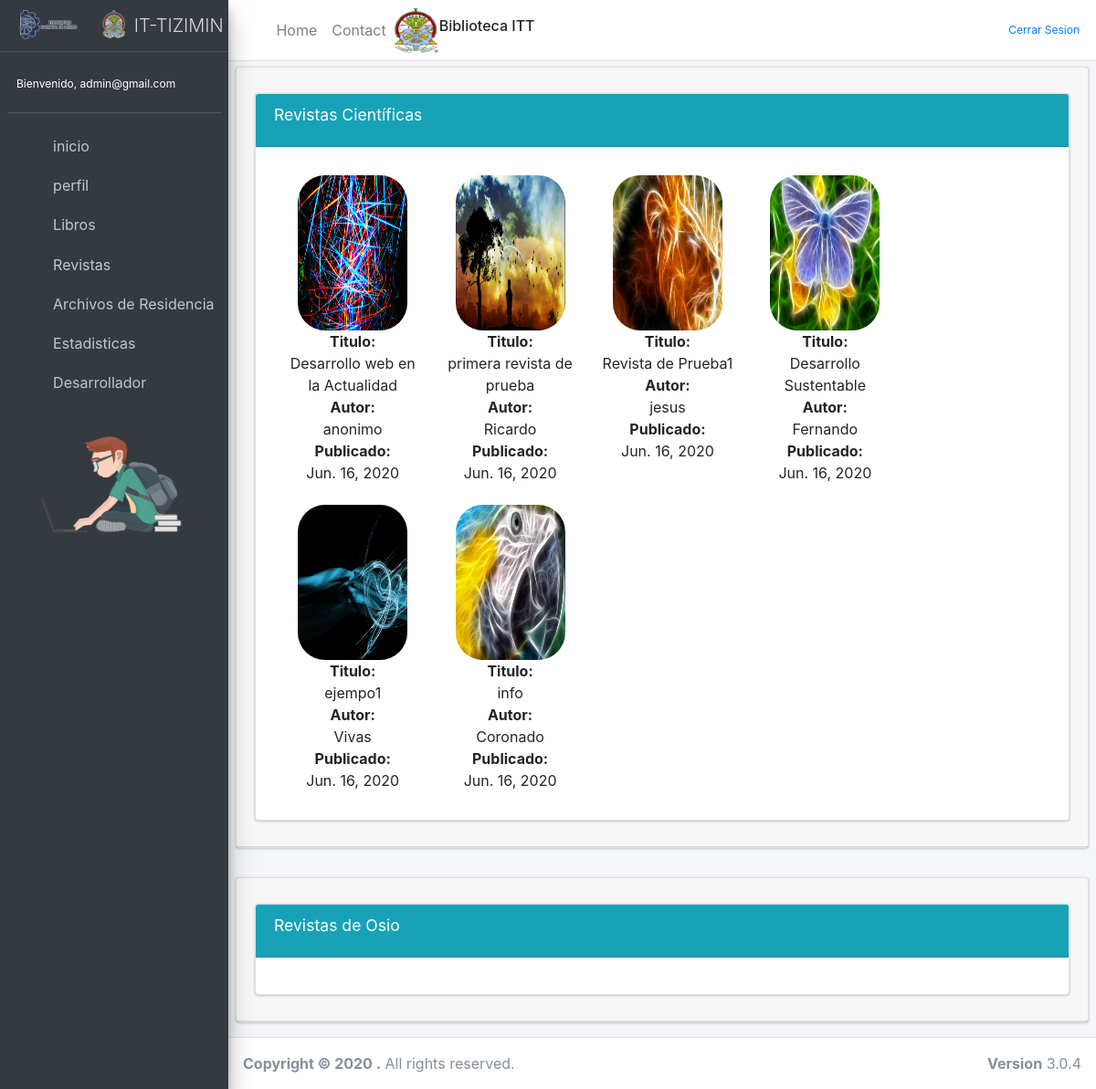
The app's page /revistas/ (signed in) with its own data.
### Alumnos/models.py (models this page shows, shortened)
class MyUser(AbstractBaseUser):
    email = models.EmailField(verbose_name='email address', max_length=255, unique=True,)
    matricula = models.IntegerField(unique=True, validators=[MaxValueValidator(99999999)])
    nombre = models.CharField(max_length=50)
    apellido_paterno = models.CharField(max_length=50)
    apellido_materno = models.CharField(max_length=50)
    carrera = models.CharField(max_length=50)
    semestre = models.IntegerField( validators=[MaxValueValidator(10)])
    edad = models.IntegerField()
    genero = models.CharField(max_length=50)
    is_active = models.BooleanField(default=True)
    is_admin = models.BooleanField(default=False)
    objects = MyUserManager()
    USERNAME_FIELD = 'email'
    REQUIRED_FIELDS = ['matricula', 'nombre', 'apellido_paterno', 'apellido_materno', 'carrera', 'semestre', 'edad', 'genero']
    def __str__(self):
        return self.email

class RevistaCientifica(models.Model):
    titulo = models.CharField(max_length=100)
    autor = models.CharField(max_length=100)
    fecha = models.DateField()
    portada = models.ImageField(upload_to="RevistaCientifica/portadas")
    link = models.URLField()
    class Meta:
        verbose_name = "RevistaCientifica"
        verbose_name_plural = "RevistaCientificas"

### Alumnos/views.py (the view)
# urls.py: path('revistas/', revistas, name="revistas"),
@login_required(login_url='loginPage')
def revistas(request):
    revistas = RevistaCientifica.objects.all()
    osio = RevistaOsio.objects.all()
    return render(request, 'Alumnos/revistas.html',{
        'revistas':revistas,
        'osio':osio
    })

### Alumnos/templates/Alumnos/revistas.html (shortened to what this page needs)
{% extends "Alumnos/home.html" %}
{% load static %}
{% block contenido %}
<div class="content-wrapper">
        <section class="content">
                <div class="row">
                        <div class="col-12">
                                <div class="card">
                                      <div class="card-header">
                                        <div class="card card-info">
                                          <div class="card-header">
                                            <h3 class="card-title">Revistas Científicas</h3>
                                          </div>
                                        <div class="card-body">
                                              <section id="container">
                                                    <div class="careers">
                                                          <div class="news-feed">
                                                              <div class="catalog">
                                                                    {% for a in revistas %}
                                                                        <li>
                                                                            <a href="{{a.link}}" ><img src="{{a.portada.url}}" alt="" /></a>
                                                                            <strong>Titulo:</strong><a>{{a.titulo}}</a>
                                                                            <strong>Autor:</strong><a>{{a.autor}}</a>
                                                                            <strong>Publicado:</strong><a>{{a.fecha}}</a>
                                                                        </li>
                                                                    {% endfor %}
                                                              </div>
                                                          </div>
                                                    </div>
                                              </section>
                                        </div>
                                        </div>
                                </div>
                        </div>
                </div>
        </section>
        <section class="content">
          <div class="row">
                  <div class="col-12">
                          <div class="card">
                                <div class="card-header">
                                  <div class="card card-info">
                                    <div class="card-header">
                                      <h3 class="card-title">Revistas de Osio</h3>
                                    </div>
                                  <div class="card-body">
                                  </div>
                                  </div>
                          </div>
                  </div>
          </div>
  </section>
</div>
{% endblock contenido %}

### Alumnos/templates/Alumnos/home.html (shortened to what this page needs)
<!DOCTYPE html>
<html lang="en">
<head>
 {% load static %}
  <link rel="stylesheet" href="{% static 'core/lib/adminlte/plugins/fontawesome-free/css/all.min.css' %}">
  <link rel="stylesheet" href="{% static 'core/lib/adminlte/plugins/overlayScrollbars/css/OverlayScrollbars.min.css'%}">
  <link rel="stylesheet" href="{% static 'core/lib/adminlte/css/adminlte.min.css'%}">
    {% load bootstrap4 %}
    {% bootstrap_css %}
</head>
<body class="hold-transition sidebar-mini layout-fixed layout-navbar-fixed layout-footer-fixed">
<div class="wrapper">
      <nav class="main-header navbar navbar-expand navbar-white navbar-light">
        <ul class="navbar-nav">
              <li class="nav-item">
                <a class="nav-link" data-widget="pushmenu" href="#" role="button"><i class="fas fa-bars"></i></a>
              </li>
              <li class="nav-item d-none d-sm-inline-block">
                <a href="{% url 'home' %}" class="nav-link">Home</a>
              </li>
              <li class="nav-item d-none d-sm-inline-block">
                <a href="{% url 'desarrollador'%}" class="nav-link">Contact</a>
              </li>
        </ul>
                <img src="{% static 'core/img/admin.jfif'%}" width="50" height="50" alt="" /></a>
              <h6>Biblioteca ITT</h6>
        <ul class="navbar-nav ml-auto">
              <i class="nav-icon fas fa-sign-out-alt"></i>
              <span class="hello-msg"><a href="{% url 'logout'%}">Cerrar Sesion</a></span>
        </ul>
      </nav>
  <aside class="main-sidebar sidebar-dark-primary elevation-4">
    <a href="#" class="brand-link">
      <img src="{% static 'core/img/logo.sisitt_inicio.png' %}" alt="IT-TIZIMIN" class="brand-image"
           style="opacity: .8">
      <span class="brand-text font-weight-light">IT-TIZIMIN</span>
    </a>
    <div class="sidebar">
      <div class="user-panel mt-3 pb-3 mb-3 d-flex">
        <div class="info">
          <span class="hello-msg">Bienvenido, {{request.user}}</span>
        </div>
      </div>
      <nav class="mt-2">
        <ul class="nav nav-pills nav-sidebar flex-column" data-widget="treeview" role="menu" data-accordion="false">
               <li class="nav-item">
                <a href="{% url 'home' %}" class="nav-link">
                  <i class="nav-icon fas fa-th"></i>
                  <p>
                    inicio
                  </p>
                </a>
              </li>
          <li class="nav-item">
            <a href="{% url 'perfil' %}" class="nav-link">
              <i class="nav-icon fas fa-user"></i>
              <p>
              perfil
              </p>
            </a>
          </li>
          <li class="nav-item">
            <a href="{% url 'libros' %}" class="nav-link">
              <i class="nav-icon fas  fa-book"></i>
              <p>
                Libros
              </p>
            </a>
          </li>
          <li class="nav-item">
            <a href="{% url 'revistas' %}" class="nav-link">
             <i class="nav-icon fas  fa-eye"></i>
              <p >
                Revistas
              </p>
            </a>
          </li>
          <li class="nav-item">
            <a href="{% url 'residencia' %}" class="nav-link">
            <i class="nav-icon fas  fa-folder-open"></i>
              <p>
                Archivos de Residencia
              </p>
            </a>
          </li>
          <li class="nav-item">
            <a href="{% url 'estadisticas' %}" class="nav-link">
              <i class="nav-icon fas fa-chart-pie"></i>
              <p>
                Estadisticas
              </p>
            </a>
          </li>
          <li class="nav-item">
            <a href="{% url 'desarrollador' %}" class="nav-link">
              <i class="nav-icon far fa-user"></i>
              <p>
                Desarrollador
              </p>
            </a>
          </li>
          <li class="nav-item">
            <a href="{% url 'desarrollador' %}" class="nav-link">
              <p>
                <div class="image">
                  <img src="{% static 'core/img/1.png' %}" width="200"  alt="User Image">
                </div>
              </p>
            </a>
          </li>
      </nav>
    </div>
  </aside>
<div class="contenido">
{% block contenido %}{% endblock contenido %}
  <footer class="main-footer">
      <strong>Copyright &copy; 2020 .</strong>
      All rights reserved.
      <div class="float-right d-none d-sm-inline-block">
        <b>Version</b> 3.0.4
      </div>
  </footer>
</div>
</body>
</html>

### Alumnos/templates/Alumnos/home.html (style rules this page uses)
.hello-msg { font-size: 12px; color: #fff; margin-right: 2px; }
#container .news-feed { background-color: #fff; width: 100%; border-radius:15px }
#container .news-feed .catalog { display: -webkit-box; display: -webkit-flex; display: -moz-flex; display: -ms-flexbox; display: flex; justify-content: flex-start; flex-wrap: wrap; }
#container .news-feed .catalog li { display: block; margin: 0.7em; text-align: center; width: 100px; }
#container .news-feed .catalog li img { height: 300px; width: 200px; border-radius:30px; }

### Alumnos/templates/Alumnos/revistas.html (style rules this page uses)
.card { margin: 1rem auto; }
#container .news-feed { background-color: #fff; width: 100%; border-radius:15px }
#container .news-feed .catalog { display: -webkit-box; display: -webkit-flex; display: -moz-flex; display: -ms-flexbox; display: flex; justify-content: flex-start; flex-wrap: wrap; }
#container .news-feed .catalog li { display: block; margin: 0.7em; text-align: center; width: 150px; }
#container .news-feed .catalog li img { height: 170px; width: 120px; border-radius:30px; }
#container .news-feed .catalog li a, #container .news-feed .catalog li span { display: block; }

### records on screen
MyUser: user "admin@gmail.com"
RevistaCientifica: portada (picture), titulo "Desarrollo web en la Actualidad", autor "anonimo", fecha "Jun. 16, 2020"
RevistaCientifica: portada (picture), titulo "primera revista de prueba", autor "Ricardo", fecha "Jun. 16, 2020"
RevistaCientifica: portada (picture), titulo "Revista de Prueba1", autor "jesus", fecha "Jun. 16, 2020"
RevistaCientifica: portada (picture), titulo "Desarrollo Sustentable", autor "Fernando", fecha "Jun. 16, 2020"
RevistaCientifica: portada (picture), titulo "ejempo1", autor "Vivas", fecha "Jun. 16, 2020"
RevistaCientifica: portada (picture), titulo "info", autor "Coronado", fecha "Jun. 16, 2020"
